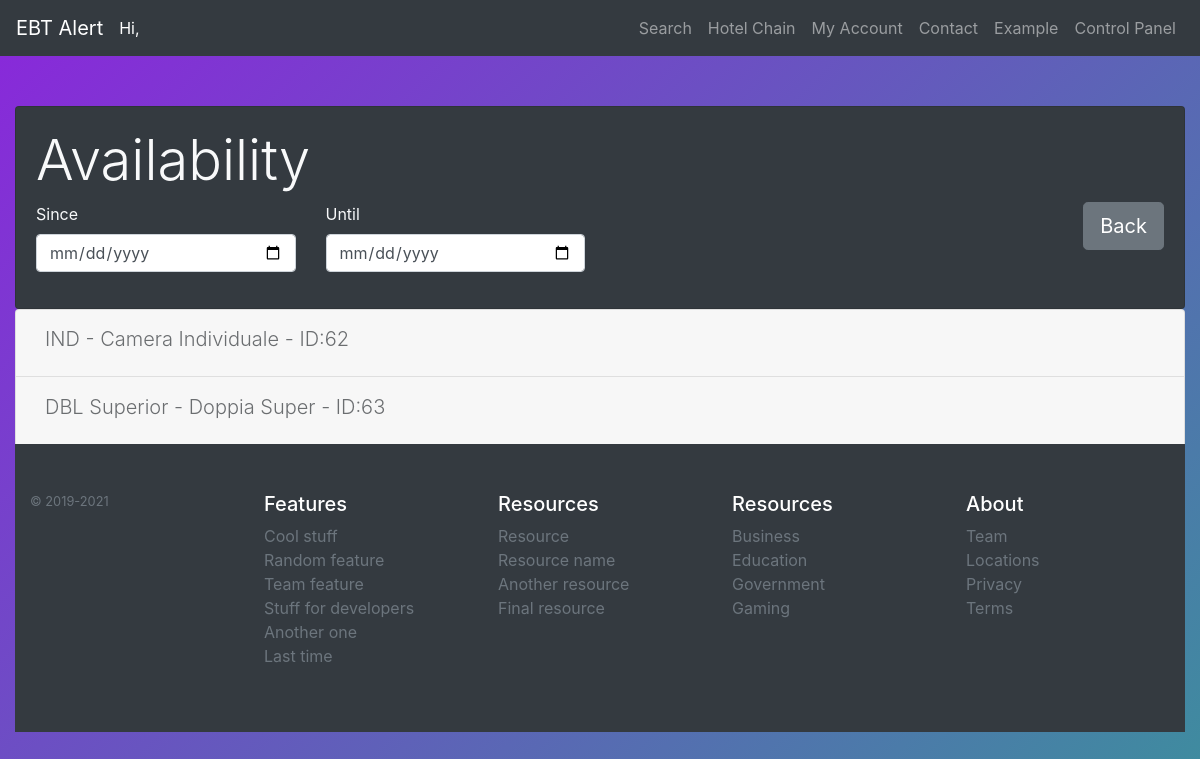
Page /siteSRC/index.php?controlpanel&ViewDisp=90 (signed in) on the committed database.
### tables this page shows
CREATE TABLE IF NOT EXISTS `room_type` (
  `hotel` int(11) NOT NULL,
  `id` int(11) NOT NULL AUTO_INCREMENT,
  `cod` char(75) DEFAULT NULL,
  `nameBea` char(75) DEFAULT NULL,
  `bedSingle` int(11) NOT NULL DEFAULT '0',
  `bedDouble` int(11) NOT NULL DEFAULT '0',
  `sofa` int(11) NOT NULL DEFAULT '0',
  `room` int(11) NOT NULL DEFAULT '1',
  `quantity` int(11) NOT NULL DEFAULT '1',
  PRIMARY KEY (`id`),
  KEY `hotel` (`hotel`)
);

### siteSRC/core/Database.php (called while the page is built, shortened)
<?php
class Database
{
    private $servername = "localhost";
    private $username = "root";
    private $password = "";
    private $dbname = "my_andreibobirica";
    private $conn = null;
    public function connect()
    {
        $this->conn = new mysqli($this->servername, $this->username, $this->password, $this->dbname);
    }
    public function query($str)
    {
        if (isset($str) && !empty($str)) {
            $result = $this->conn->query($str);
            return $result;
        }
    }
}

### siteSRC/comp/controlpanel/disp/ViewDisp.php (the view, shortened to what this page needs)
<?php
    $db = new Database();
    $query = "SELECT * FROM room_type WHERE room_type.hotel =$_GET[ViewDisp]";
    $result = $db->query($query);
    $roomTypes = array();
    if ($result->num_rows > 0) {
        while($row = $result->fetch_assoc()){
            array_push($roomTypes,$row);
        }
    }
?>
<div class="panel container-fluid">
    <div class="card bg-dark text-light">
        <div class="card-body">
        <h1 class="display-4">Availability</h1>
            <div class="row">
                <div class="col-3">
                    <div class="form-group">
                        <label for="since" class="label">Since</label>
                        <input id="since" type="date" class="form-control">
                    </div>
                </div>
                <div class="col-3">
                    <div class="form-group">
                        <label for="until" class="label">Until</label>
                        <input id="until" type="date" class="form-control">
                    </div>
                </div>
                <div class="col">
                    <div class="pull-right">
                        <a type="button" href="./index.php?controlpanel&hotel=<?php echo $_GET["ViewDisp"];?>" class="btn btn-secondary btn-lg"> Back </a>                    </div>
                </div>
            </div>
        </div>
    </div>
    <div class="accordion" id="accordionExample">
    <?php
        foreach($roomTypes as $room){
            print("
            <div class='card'>
                <div class='card-header row' id='heading$room[id]'>
                <div class='col'>
                    <h2 class='mb-0'>
                        <button class='btn btn-sm showCalendar' type='button' data-toggle='collapse' data-target='#collapse$room[id]' aria-expanded='true' aria-controls='collapse$room[id]'>
                            <h1 class='lead'>$room[cod] - $room[nameBea] - ID:$room[id]</h1>
                        </button>
                    </h2>
                </div>
                <div class='col-3 float-right'><!-- Da finire
                    <div class='row'>
                    <a type='button' id='ModpricesList' room='$room[id]' data-toggle='modal' data-target='#modalModPriceList' class='modPrice lead'>Modify Price List</a><br/><hr/>
                    <a type='button' id='ShowpricesList' room='$room[id]' data-toggle='modal' data-target='#modalShowPriceList' class='showPrice lead'>Show Price List</a>
                    </div> -->
                </div>
                </div>
                <div id='collapse$room[id]' class='collapse' room='$room[id]'quantity='$room[quantity]' aria-labelledby='heading$room[id]' data-parent='#accordionExample'>
                <div class='card-body row'>
                    <div class='calendarHeader col-2' id='header$room[id]'></div>
                    <div class='scrollmenu col'>
                        <div class='calendar' id='$room[id]'></div>
                    </div>
                </div>
                </div>
            </div>
            ");
        }
    ?>

### siteSRC/css/style.css (style rules this page uses)
body { margin: 0; width: 100%; height: 100vh; background: linear-gradient(-45deg, #600f9e, #391e91, #24af8a, #8a27db ); background-size: 400% 400%; -webkit-animation: gradientBG 10s ease infinite; animation: gradientBG 10s ease infinite; }

### rows in the picture
room_type: cod "IND", nameBea "Camera Individuale", id "62"
room_type: cod "DBL Superior", nameBea "Doppia Super", id "63"
